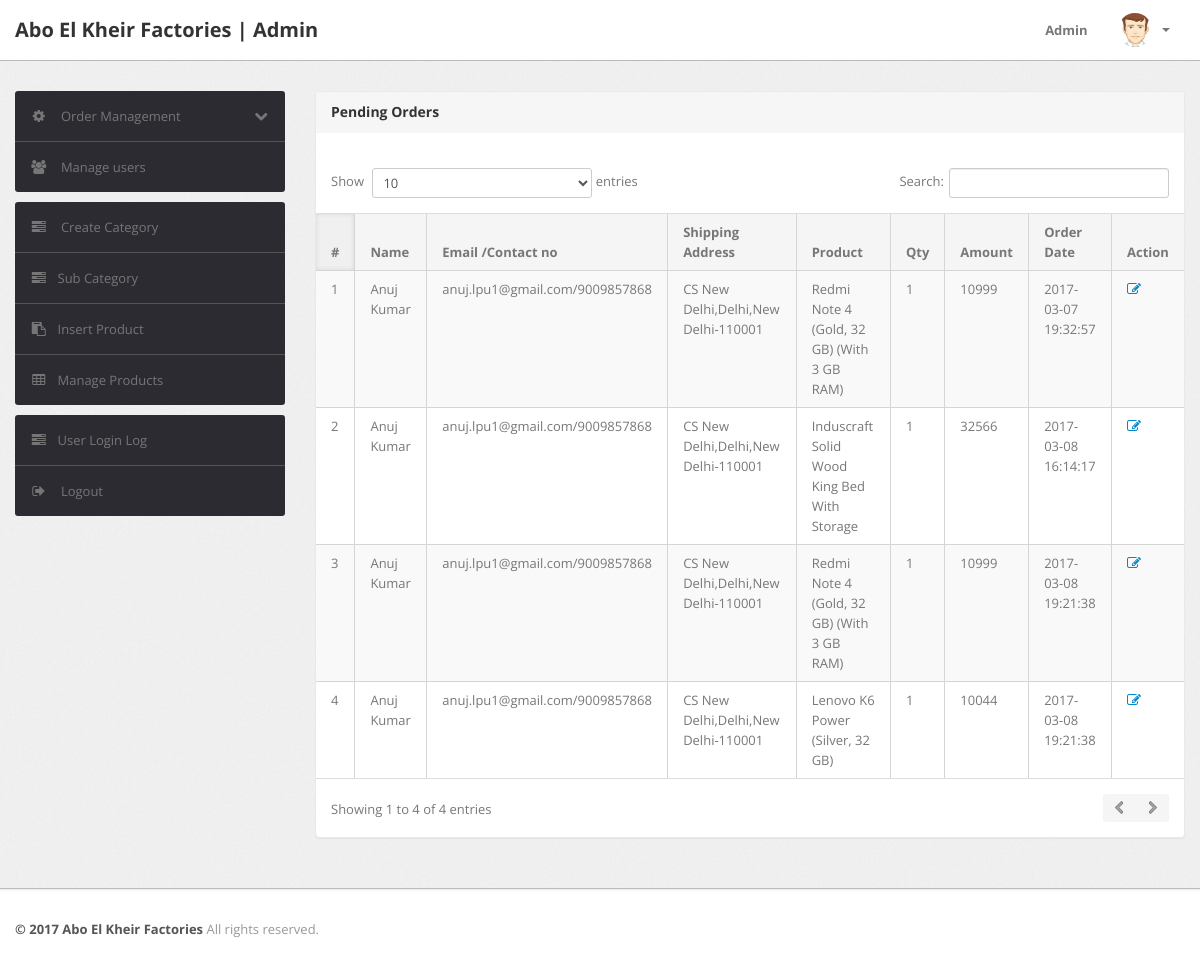
Page /admin/V_PendingOrders.php (signed in) on the earlier database version.
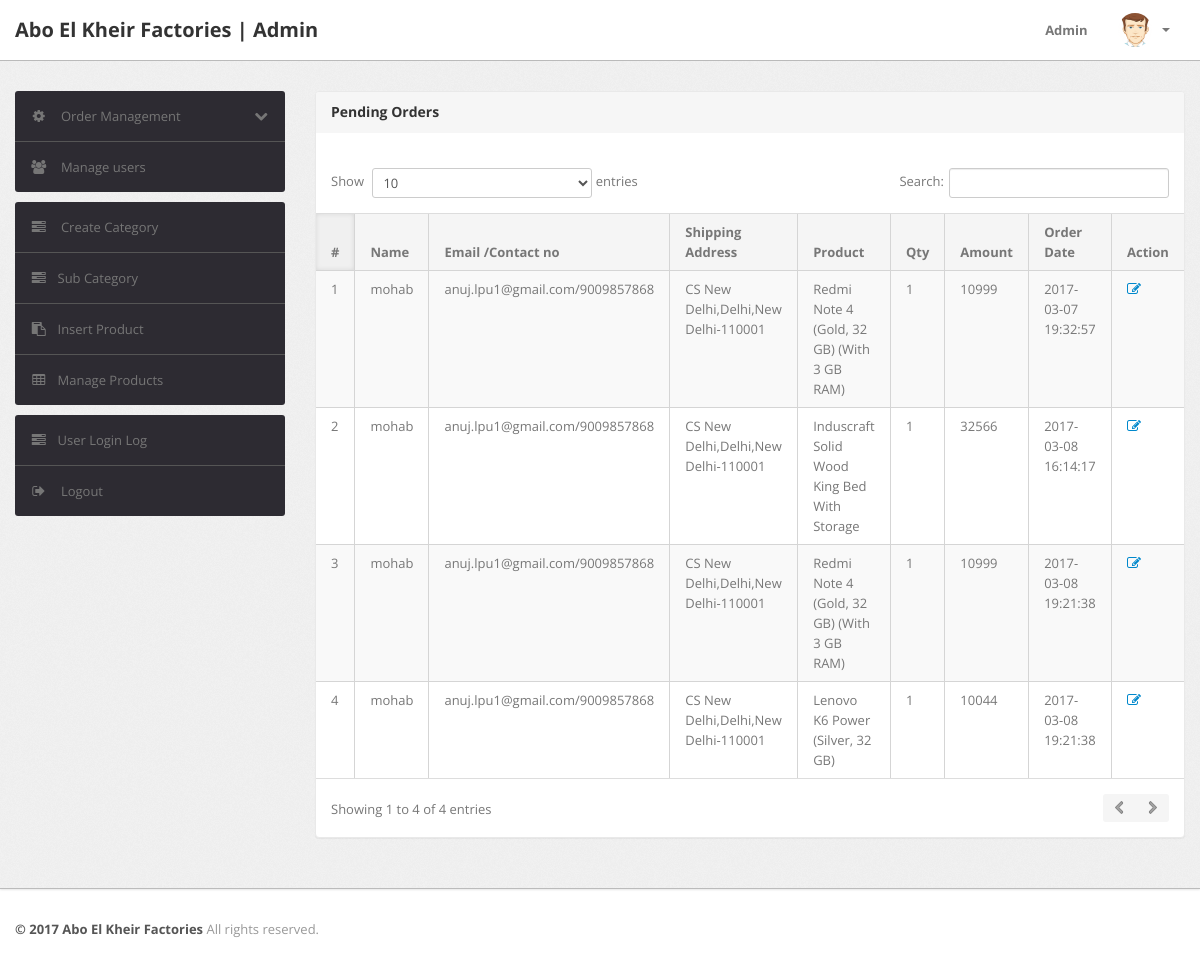
Same page on the later database version.
### tables this page shows
CREATE TABLE `orders` (
  `id` int(11) NOT NULL,
  `userId` int(11) DEFAULT NULL,
  `productId` varchar(255) DEFAULT NULL,
  `quantity` int(11) DEFAULT NULL,
  `orderDate` timestamp NOT NULL DEFAULT CURRENT_TIMESTAMP,
  `paymentMethod` varchar(50) DEFAULT NULL,
  `orderStatus` varchar(55) DEFAULT NULL
);

CREATE TABLE `users` (
  `id` int(11) NOT NULL,
  `name` varchar(255) DEFAULT NULL,
  `email` varchar(255) DEFAULT NULL,
  `contactno` bigint(11) DEFAULT NULL,
  `password` varchar(255) DEFAULT NULL,
  `shippingAddress` longtext,
  `shippingState` varchar(255) DEFAULT NULL,
  `shippingCity` varchar(255) DEFAULT NULL,
  `shippingPincode` int(11) DEFAULT NULL,
  `billingAddress` longtext,
  `billingState` varchar(255) DEFAULT NULL,
  `billingCity` varchar(255) DEFAULT NULL,
  `billingPincode` int(11) DEFAULT NULL,
  `regDate` timestamp NOT NULL DEFAULT CURRENT_TIMESTAMP,
  `updationDate` varchar(255) DEFAULT NULL
);

CREATE TABLE `products` (
  `id` int(11) NOT NULL,
  `category` int(11) NOT NULL,
  `subCategory` int(11) DEFAULT NULL,
  `productName` varchar(255) DEFAULT NULL,
  `productCompany` varchar(255) DEFAULT NULL,
  `productPrice` int(11) DEFAULT NULL,
  `productPriceBeforeDiscount` int(11) DEFAULT NULL,
  `productDescription` longtext,
  `productImage1` varchar(255) DEFAULT NULL,
  `productImage2` varchar(255) DEFAULT NULL,
  `productImage3` varchar(255) DEFAULT NULL,
  `shippingCharge` int(11) DEFAULT NULL,
  `productAvailability` varchar(255) DEFAULT NULL,
  `postingDate` timestamp NULL DEFAULT CURRENT_TIMESTAMP,
  `updationDate` varchar(255) DEFAULT NULL
);

### admin/V_PendingOrders.php (the view, shortened to what this page needs)
<?php
include_once('C_PendingOrders.php');
?>
<!DOCTYPE html>
<html lang="en">
<head>
	<link type="text/css" href="bootstrap/css/bootstrap.min.css" rel="stylesheet">
	<link type="text/css" href="bootstrap/css/bootstrap-responsive.min.css" rel="stylesheet">
	<link type="text/css" href="css/theme.css" rel="stylesheet">
	<link type="text/css" href="images/icons/css/font-awesome.css" rel="stylesheet">
</head>
<body>
<?php include('include/header.php');?>
	<div class="wrapper">
		<div class="container">
			<div class="row">
<?php include('include/sidebar.php');?>
			<div class="span9">
					<div class="content">
	<div class="module">
							<div class="module-head">
								<h3>Pending Orders</h3>
							</div>
							<div class="module-body table">
									<br />
								<table cellpadding="0" cellspacing="0" border="0" class="datatable-1 table table-bordered table-striped	 display table-responsive" >
									<thead>
										<tr>
											<th>#</th>
											<th> Name</th>
											<th width="50">Email /Contact no</th>
											<th>Shipping Address</th>
											<th>Product </th>
											<th>Qty </th>
											<th>Amount </th>
											<th>Order Date</th>
											<th>Action</th>
										</tr>
									</thead>
<tbody>
<?php
$status='Delivered';
$query=mysqli_query($con,"SELECT users.name as username,users.email as useremail,users.contactno as usercontact,users.shippingAddress as shippingaddress,users.shippingCity as shippingcity,users.shippingState as shippingstate,users.shippingPincode as shippingpincode,products.productName as productname,products.shippingCharge as shippingcharge,orders.quantity as quantity,orders.orderDate as orderdate,products.productPrice as productprice,orders.id as id  FROM orders join users on  orders.userId=users.id JOIN products on products.id=orders.productId where orders.	orderStatus!='$status' or orders.orderStatus is null");
$cnt=1;
while($row=mysqli_fetch_array($query))
{
?>
										<tr>
											<td><?php echo htmlentities($cnt);?></td>
											<td><?php echo htmlentities($row['username']);?></td>
<td><?php echo htmlentities($row['useremail']);?>/<?php echo htmlentities($row['usercontact']);?></td>
<td><?php echo htmlentities($row['shippingaddress'].",".$row['shippingcity'].",".$row['shippingstate']."-".$row['shippingpincode']);?></td>
											<td><?php echo htmlentities($row['productname']);?></td>
											<td><?php echo htmlentities($row['quantity']);?></td>
											<td><?php echo htmlentities($row['quantity']*$row['productprice']+$row['shippingcharge']);?></td>
											<td><?php echo htmlentities($row['orderdate']);?></td>
											<td>   <a href="V_UpdateOrder.php?oid=<?php echo htmlentities($row['id']);?>" title="Update order" target="_blank"><i class="icon-edit"></i></a>
											</td>
											</tr>
										<?php $cnt=$cnt+1; } ?>
										</tbody>
								</table>
							</div>
						</div>
					</div>
				</div>
			</div>
		</div>
	</div>
<?php include('include/footer.php');?>
</body>

### admin/include/header.php (shortened to what this page needs)
<div class="navbar navbar-fixed-top">
		<div class="navbar-inner">
			<div class="container">
			  	<a class="brand" href="../index.php">
			  		Abo El Kheir Factories | Admin
			  	</a>
				<div class="nav-collapse collapse navbar-inverse-collapse">
					<ul class="nav pull-right">
						<li><a href="#">
							Admin
						</a></li>
						<li class="nav-user dropdown">
							<a href="#" class="dropdown-toggle" data-toggle="dropdown">
								<img src="images/user.png" class="nav-avatar" />
								<b class="caret"></b>
							</a>
						</li>
					</ul>
				</div>
			</div>
		</div>
	</div>

### admin/include/sidebar.php (shortened to what this page needs)
<div class="span3">
					<div class="sidebar">
<ul class="widget widget-menu unstyled">
							<li>
								<a class="collapsed" data-toggle="collapse" href="#togglePages">
									<i class="menu-icon icon-cog"></i>
									<i class="icon-chevron-down pull-right"></i><i class="icon-chevron-up pull-right"></i>
									Order Management
								</a>
							</li>
							<li>
								<a href="V_ManageUsers.php">
									<i class="menu-icon icon-group"></i>
									Manage users
								</a>
							</li>
						</ul>
						<ul class="widget widget-menu unstyled">
                                <li><a href="V_Category.php"><i class="menu-icon icon-tasks"></i> Create Category </a></li>
                                <li><a href="V_SubCategory.php"><i class="menu-icon icon-tasks"></i>Sub Category </a></li>
                                <li><a href="V_InsertProduct.php"><i class="menu-icon icon-paste"></i>Insert Product </a></li>
                                <li><a href="V_ManageProducts.php"><i class="menu-icon icon-table"></i>Manage Products </a></li>
                            </ul>
						<ul class="widget widget-menu unstyled">
							<li><a href="V_UserLogs.php"><i class="menu-icon icon-tasks"></i>User Login Log </a></li>
							<li>
								<a href="V_Logout.php">
									<i class="menu-icon icon-signout"></i>
									Logout
								</a>
							</li>
						</ul>
					</div>
				</div>

### admin/include/footer.php
<div class="footer">
	<div class="container">
		<b class="copyright">&copy; 2017 Abo El Kheir Factories </b> All rights reserved.
	</div>
</div>

Differences in the rows shown:
changed through a linked row, orders (number 1 of 4 on the later page): userId.name "Anuj Kumar" → "mohab"
changed through a linked row, orders "Induscraft Solid Wood King Bed With Storage": userId.name "Anuj Kumar" → "mohab"
changed through a linked row, orders (number 3 of 4 on the later page): userId.name "Anuj Kumar" → "mohab"
changed through a linked row, orders "Lenovo K6 Power (Silver, 32 GB)": userId.name "Anuj Kumar" → "mohab"
